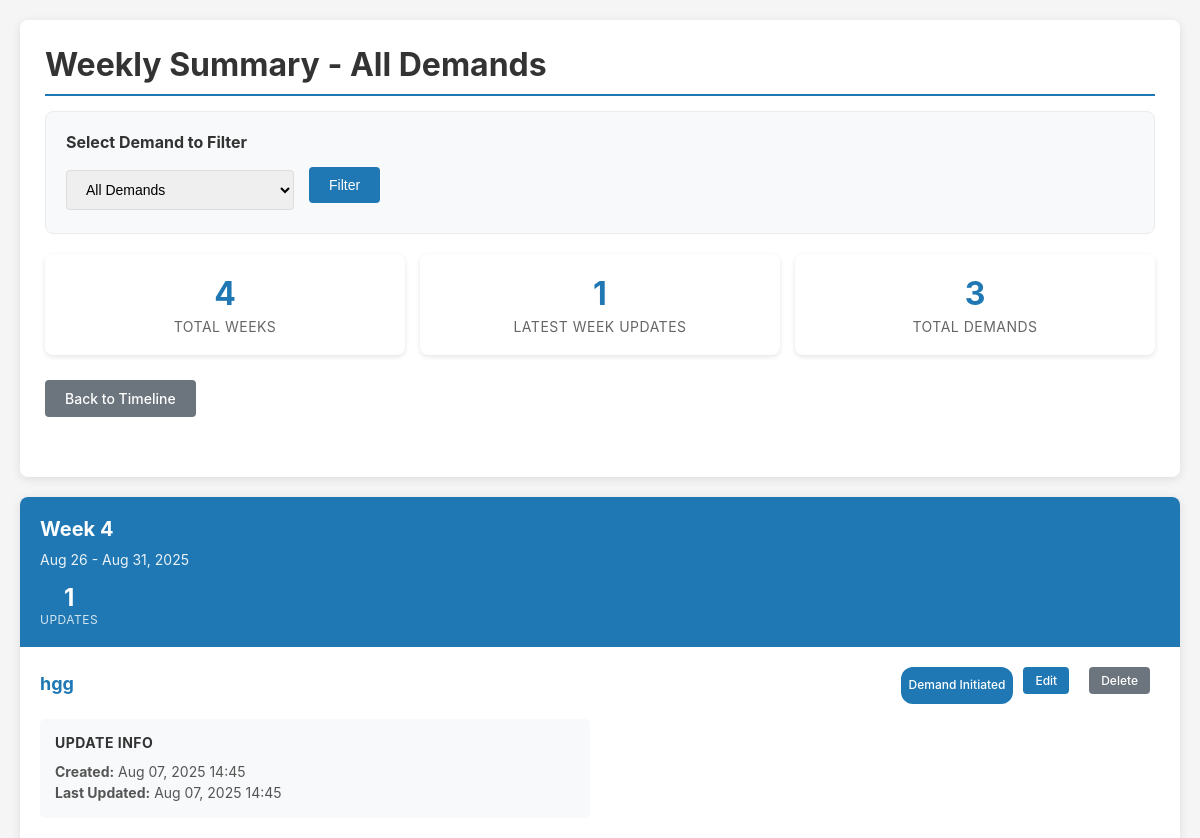
Before: /weekly/summary/ (upper part) with the older database file.
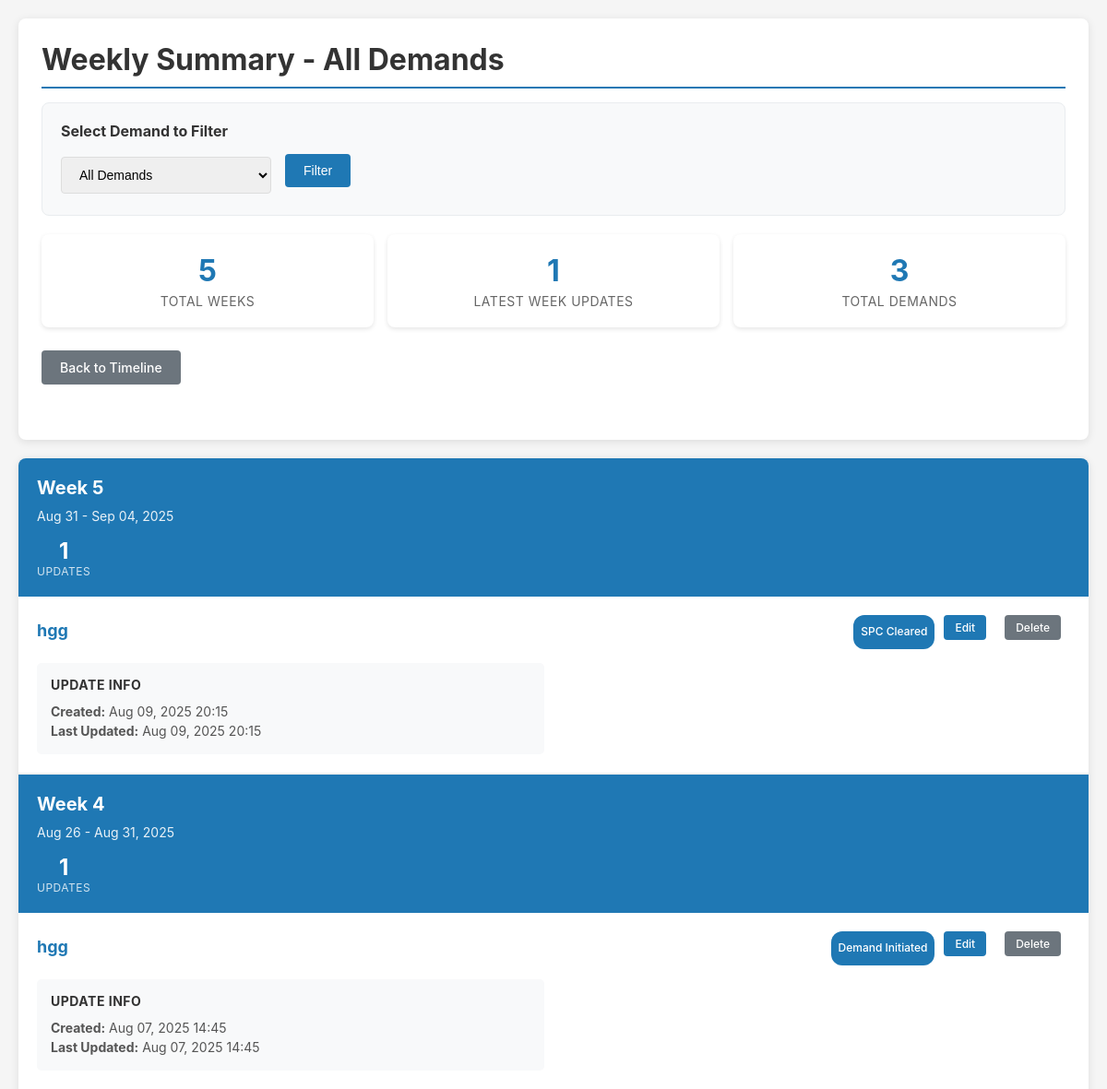
After: the same page with the newer database file.
### trackerapp/models.py (models this page shows, shortened)
class Demand(models.Model):
    name = models.CharField(max_length=200)
    created_at = models.DateTimeField(auto_now_add=True)
    demand_ID = models.CharField(max_length=100, null=True, blank=True)
    file_type = models.CharField(max_length=100, null=True, blank=True)
    file_subtype = models.CharField(max_length=100, null=True, blank=True)
    file_detail = models.CharField(max_length=100, null=True, blank=True)
    demand_amount = models.DecimalField(max_digits=15, decimal_places=2, null=True, blank=True)
    io_name = models.CharField(max_length=200, null=True, blank=True)
    start_date = models.DateField(null=True, blank=True)
    duration_months = models.IntegerField(null=True, blank=True)
    weekly_start_date = models.DateField(null=True, blank=True)
    weekly_end_date = models.DateField(null=True, blank=True)
    selected_stages = models.JSONField(default=list, blank=True)  # Store list of selected stage names

class WeeklyUpdate(models.Model):
    demand = models.ForeignKey(Demand, on_delete=models.CASCADE, related_name='weekly_updates')
    week_number = models.IntegerField()
    week_start_date = models.DateField()
    week_end_date = models.DateField()
    current_stage = models.CharField(max_length=50, choices=Stage.choices, null=True, blank=True)
    progress_percentage = models.IntegerField(default=0)
    challenges = models.TextField(blank=True, null=True)
    achievements = models.TextField(blank=True, null=True)
    next_week_plan = models.TextField(blank=True, null=True)
    created_at = models.DateTimeField(auto_now_add=True)
    updated_at = models.DateTimeField(auto_now=True)
    class Meta:
        unique_together = ('demand', 'week_number')
        ordering = ['-week_number']

### trackerapp/views.py (the view)
# urls.py: path('weekly/summary/', views.weekly_summary, name='weekly_summary'),
def weekly_summary(request):
    all_demands = Demand.objects.all().order_by('name')
    selected_demand_id = request.GET.get('demand_id')
    selected_demand = None
    if selected_demand_id and selected_demand_id != 'all':
        selected_demand = get_object_or_404(Demand, id=selected_demand_id)
        weekly_updates = WeeklyUpdate.objects.filter(demand=selected_demand).order_by('-week_number')
    else:
        weekly_updates = WeeklyUpdate.objects.all().order_by('-week_number')
    weekly_summaries = {}
    for update in weekly_updates:
        week_key = f"Week {update.week_number}"
        if week_key not in weekly_summaries:
            weekly_summaries[week_key] = {
                'week_number': update.week_number,
                'week_start_date': update.week_start_date,
                'week_end_date': update.week_end_date,
                'updates': [],
                'update_count': 0
            }
        weekly_summaries[week_key]['updates'].append({
            'id': update.id,
            'demand_name': update.demand.name,
            'demand_id': update.demand.id,
            'current_stage': update.get_current_stage_display() if update.current_stage else None,
            'challenges': update.challenges,
            'achievements': update.achievements,
            'created_at': update.created_at,
            'updated_at': update.updated_at
        })
        weekly_summaries[week_key]['update_count'] += 1
    weekly_summaries = dict(sorted(weekly_summaries.items(), key=lambda x: x[1]['week_number'], reverse=True))
    return render(request, 'trackerapp/weekly_summary.html', {
        'weekly_summaries': weekly_summaries,
        'all_demands': all_demands,
        'selected_demand': selected_demand,
        'selected_demand_id': selected_demand_id or 'all'
    })

### trackerapp/templates/trackerapp/weekly_summary.html (shortened to what the changed rows need)
<!DOCTYPE html>
<html lang="en">
<head>
</head>
<body>
    <div class="container">
        <div class="header">
            <h1>Weekly Summary - All Demands</h1>
            <div class="summary-stats">
                <div class="stat-card">
                    <div class="stat-number">{{ weekly_summaries|length }}</div>
                    <div class="stat-label">Total Weeks</div>
                </div>
            </div>
        </div>
        {% if weekly_summaries %}
        <div class="weekly-updates">
            {% for week_key, week_data in weekly_summaries.items %}
            <div class="week-section">
                <div class="week-header">
                    <div class="week-title">{{ week_key }}</div>
                    <div class="week-dates">
                        {{ week_data.week_start_date|date:"M d" }} - {{ week_data.week_end_date|date:"M d, Y" }}
                    </div>
                    <div class="week-stats">
                        <div class="week-stat">
                            <div class="week-stat-number">{{ week_data.update_count }}</div>
                            <div class="week-stat-label">Updates</div>
                        </div>
                    </div>
                </div>
                {% for update in week_data.updates %}
                <div class="update-card">
                    <div class="update-header">
                        <div class="demand-info">
                            <div class="demand-name">{{ update.demand_name }}</div>
                        </div>
                        <div class="update-actions">
                            {% if update.current_stage %}
                            <span class="stage-badge">{{ update.current_stage }}</span>
                            {% endif %}
                            <a href="{% url 'edit_weekly_update' update_id=update.id %}"
                                class="btn btn-primary btn-small">Edit</a>
                            <a href="javascript:void(0)" class="btn btn-secondary btn-small"
                                onclick="deleteWeeklyUpdate({{ update.id }})">Delete</a>
                        </div>
                    </div>
                    <div class="update-content">
                        <div class="content-section">
                            <h4>Update Info</h4>
                            <p><strong>Created:</strong> {{ update.created_at|date:"M d, Y H:i" }}</p>
                            {% if update.updated_at != update.created_at %}
                            <p><strong>Last Updated:</strong> {{ update.updated_at|date:"M d, Y H:i" }}</p>
                            {% endif %}
                        </div>
                    </div>
                </div>
                {% endfor %}
            </div>
            {% endfor %}
        </div>
        {% endif %}
    </div>
</body>
</html>

Changed rows visible on the page:
added WeeklyUpdate: week_start_date "Aug 31", week_end_date "Sep 04, 2025", created_at "Aug 09, 2025 20:15", updated_at "Aug 09, 2025 20:15"
Other visible differences:
{{ weekly_summaries|length }}: "4" → "5"
new list line: "Week 5 - 1 UPDATES SPC Cleared Edit Delete UPDATE INFO Created: Last Updated:"
new list line: "hgg"
